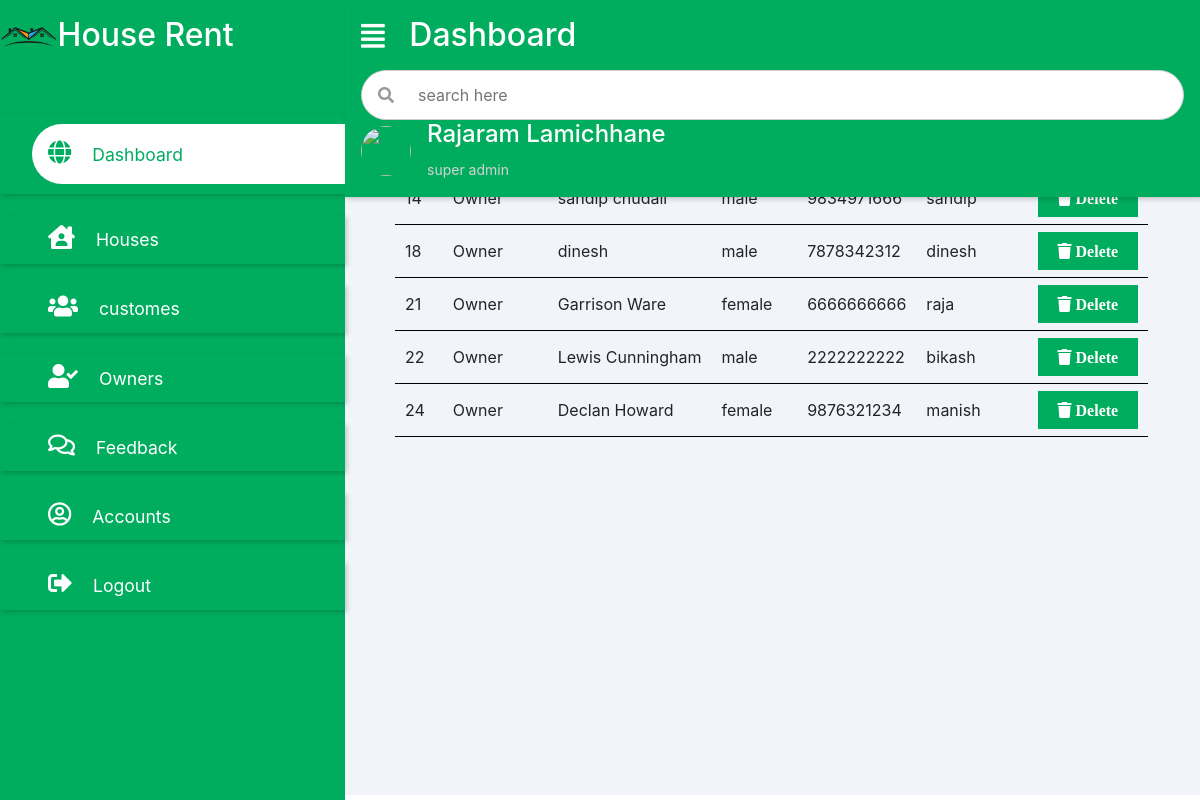
/admin/owner.php, run on the app's committed database.
### tables this page shows
CREATE TABLE `users` (
  `uid` int(11) NOT NULL,
  `usertype` varchar(50) NOT NULL,
  `fullname` varchar(50) NOT NULL,
  `gender` varchar(20) NOT NULL,
  `phone` varchar(20) NOT NULL,
  `email` varchar(45) NOT NULL,
  `username` varchar(25) NOT NULL,
  `password` varchar(45) NOT NULL,
  `ur_id` int(11) DEFAULT NULL
);

### admin/owner.php (the view, shortened to what this page needs)
	<?php
		include 'admin_dashboard.php';
		include 'db_connect.php';
	?>
	<?php
		$ur_id = 2;
		$sql_view_owners = "SELECT * from users AS u INNER JOIN user_roles AS ur ON u.ur_id=ur.ur_id WHERE u.ur_id = ?";
		$stmt = mysqli_stmt_init($conn);
		$view_customer=[];
		if(!mysqli_stmt_prepare($stmt, $sql_view_owners)){
		}else{
			mysqli_stmt_bind_param($stmt, "s",$ur_id);
			mysqli_stmt_execute($stmt);
			$result = mysqli_stmt_get_result($stmt);
			while($row = mysqli_fetch_assoc($result)){
				array_push($view_customer, $row);
			}
		}
	?>
	<table>
		<tr>
			<th>UID</th>
			<th>USERTYPE</th>
			<th>FULLNAME</th>
			<th>GENDER</th>
			<th>PHONE</th>
			<th>USERNAME</th>
			<th> ACTION </th>
		</tr>
		<?php foreach($view_customer as $value) { ?>
		<tr>
			<td><?php echo $value['uid']; ?></td>
			<td><?php echo $value['usertype']; ?></td>
			<td><?php echo $value['fullname']; ?></td>
			<td><?php echo $value['gender']; ?></td>
			<td><?php echo $value['phone']; ?></td>
			<td><?php echo $value['username']; ?></td>
			<td><a onclick='javascript:confirmationDelete($(this));return false;' href="delete_owner.php?uid=<?php echo $value['uid'];  ?>"> <button><i class = 'fas fa-trash'>  Delete</i></button></a></td>
			</tr>
		<?php } ?>
	</table>
</main>
</div>
</body>
</html>

### admin/assets/css/admin_dashboard.css (style rules this page uses)
* { padding: 0; margin: 0; box-sizing: border-box; list-style-type: none; text-decoration: none; }

### admin/assets/css/change_password.css (style rules this page uses)
button { outline: none !important; border: none; background: transparent; }

### admin/assets/css/manage_houses.css (style rules this page uses)
tr th { text-align: left; padding: 5px 10px; }
tr td { text-align: left; padding: 7px 10px; border-bottom: 1px solid black; }
table { margin-left: 50px; border-collapse: collapse; }
td button { background:#00ad5f; padding: 7px 20px; border: 0px none white; cursor: pointer; font-size: 16px; }
button i { color: white; }

### data on the page
users: uid "14", usertype "Owner", fullname "sandip chudali", gender "male", phone "9834971666", username "sandip"
users: uid "18", usertype "Owner", fullname "dinesh", gender "male", phone "7878342312", username "dinesh"
users: uid "21", usertype "Owner", fullname "Garrison Ware", gender "female", phone "6666666666", username "raja"
users: uid "22", usertype "Owner", fullname "Lewis Cunningham", gender "male", phone "2222222222", username "bikash"
users: uid "24", usertype "Owner", fullname "Declan Howard", gender "female", phone "9876321234", username "manish"
